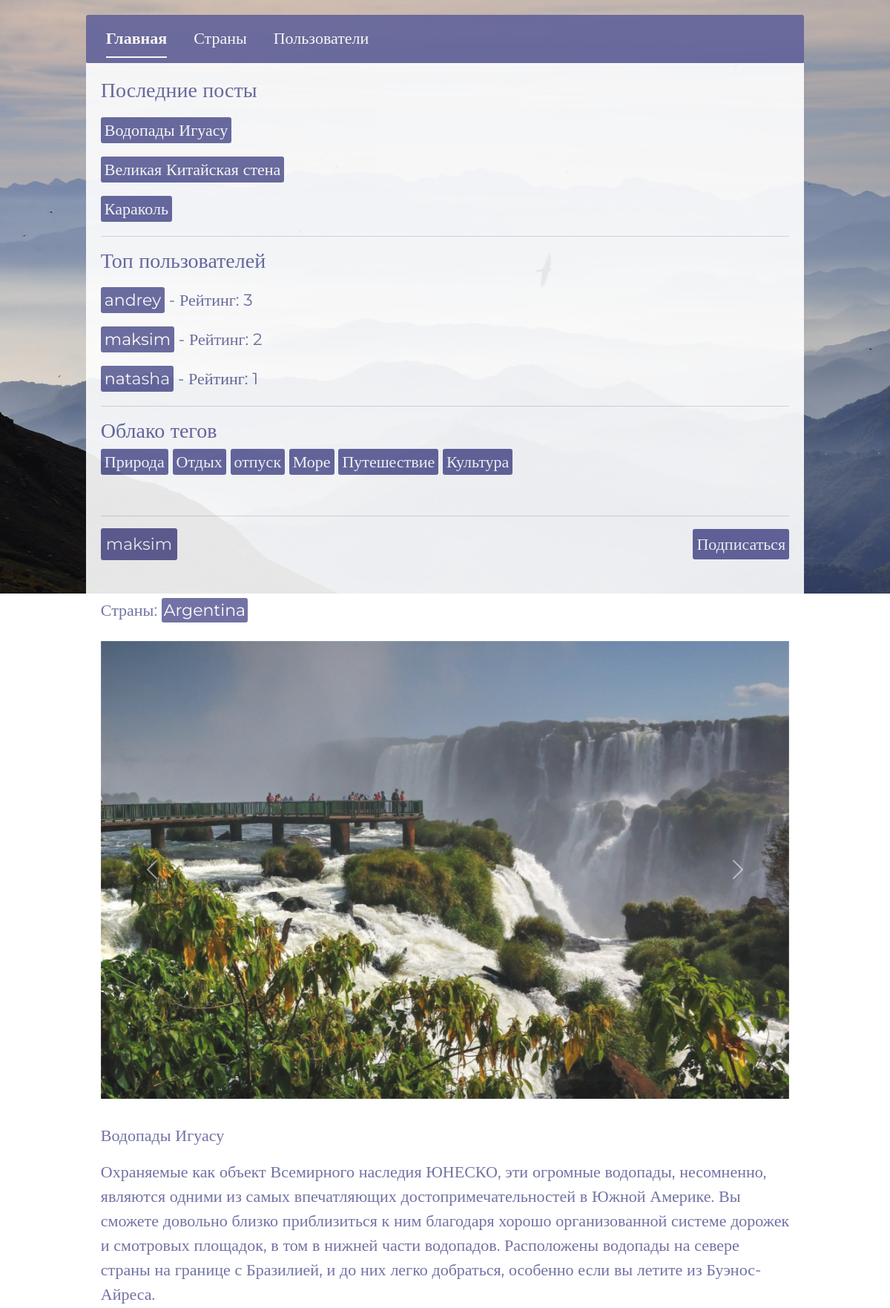
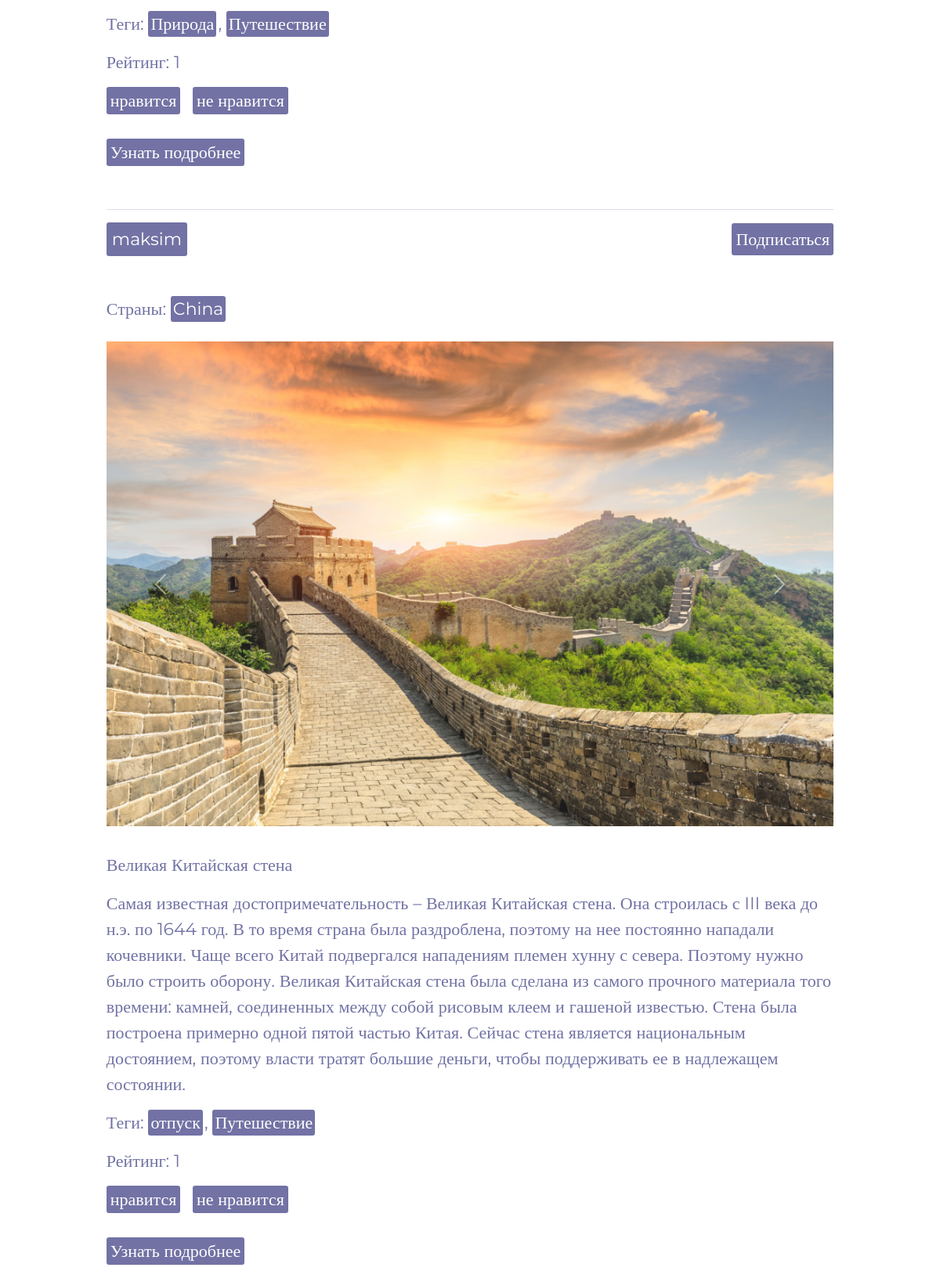
Screenshot of /posts/tag/5/ (signed in, upper part) with the database file from the repository (2 pictures, top to bottom).
### user/models.py (models this page shows, shortened)
class Post(models.Model):
    create_date = models.DateTimeField(auto_now_add=True)
    author = models.ForeignKey(User, on_delete=models.CASCADE,  verbose_name='Автор', blank=False, null=True, related_name='posts')
    countries = models.ManyToManyField(Country, blank=False, verbose_name="Страны")
    subject = models.CharField(max_length=255, blank=False, null=True, verbose_name='Тема')
    body = models.TextField(validators=[MinLengthValidator(3)], blank=False, null=True, verbose_name='Тело поста')
    photos = models.ManyToManyField(Photo, blank=True, verbose_name='Фотографии')
    tags = models.ManyToManyField(Tag, blank=True, verbose_name='Теги')
    rating = models.IntegerField(default=0, verbose_name='Рейтинг')
    last_lifted_at = models.DateTimeField(null=True, blank=True, verbose_name='Последнее время поднятия')
    class Meta:
        verbose_name = 'Пост'
        verbose_name_plural = 'Посты'

class Profile(models.Model):
    user = models.OneToOneField(User, on_delete=models.CASCADE, verbose_name='Пользователь')
    countries_interest = models.ManyToManyField(Country, blank=True, verbose_name="Интересующие страны")
    post_count = models.IntegerField(default=0, verbose_name='Количество постов')
    followers = models.ManyToManyField(User, related_name='following', blank=True, verbose_name='Подписчики')
    followers_count = models.IntegerField(default=0, verbose_name='Количество подписчиков')
    is_create = models.BooleanField(default=True, verbose_name='Создавать посты')
    is_blocked = models.BooleanField(default=False, verbose_name='Заблокирован')
    class Meta:
        verbose_name = 'Профиль'
        verbose_name_plural = 'Профили'

class Tag(models.Model):
    name = models.CharField(max_length=50, verbose_name='Тег')
    class Meta:
        verbose_name = 'Тег'
        verbose_name_plural = 'Теги'

class Photo(models.Model):
    image = models.ImageField(upload_to='post_photos/', validators=[validate_image_size], verbose_name='Фото')
    class Meta:
        verbose_name = 'Фото'
        verbose_name_plural = 'Фотки'

### country/models.py (models this page shows, shortened)
class Country(models.Model):
    name = models.CharField(max_length=255, verbose_name='Название страны')
    top_level_domain = models.CharField(max_length=255, blank=True, verbose_name='Топ-уровневый домен')
    alpha2_code = models.CharField(max_length=255, blank=True, verbose_name='Двухбуквенный код страны')
    alpha3_code = models.CharField(max_length=255, blank=True, verbose_name='Трехбуквенный код страны')
    calling_code = models.CharField(max_length=255, blank=True, verbose_name='Телефонный код')
    capital = models.CharField(max_length=255, blank=True, verbose_name='Столица')
    alt_spellings = models.TextField(blank=True, verbose_name='Альтернативные написания')
    region = models.CharField(max_length=255, blank=True, verbose_name='Регион')
    class Meta:
        verbose_name = 'Страна'
        verbose_name_plural = 'Страны'

### user/views.py (the view)
# urls.py: path('posts/tag/<int:tag_id>/', views.posts_by_tag_view, name='posts_by_tag'),
@login_required
def posts_by_tag_view(request, tag_id):
    cache_key_profile = f"profile_{request.user.id}"
    profile = cache.get(cache_key_profile)
    if not profile:
        profile = Profile.objects.get(user=request.user)
        cache.set(cache_key_profile, profile, timeout=60*5)
    blocked_response = check_user_blocked(profile)
    if blocked_response:
        return blocked_response
    cache_key_tag = f"tag_{tag_id}"
    tag = cache.get(cache_key_tag)
    if not tag:
        tag = get_object_or_404(Tag, id=tag_id)
        cache.set(cache_key_tag, tag, timeout=60*5)
    cache_key_posts = f"tag_posts_{tag_id}"
    posts = cache.get(cache_key_posts)
    if not posts:
        posts = Post.objects.filter(tags=tag).order_by('-create_date')
        cache.set(cache_key_posts, posts, timeout=60*5)
    paginator = Paginator(posts, 10)
    page_number = request.GET.get('page')
    page_obj = paginator.get_page(page_number)
    context = {
        'tag': tag,
        'posts': page_obj,
    }
    return render(request, 'user/posts_by_tag.html', context)

### user/context_processors.py (called while the page is built)
def global_context(request):
    latest_posts = Post.objects.order_by('-create_date')[:3]
    tag_cloud = Tag.objects.all()
    top_users = Profile.objects.annotate(
        posts_count=Count('user__posts'),
        total_rating=Sum('user__posts__rating')
    ).filter(total_rating__gt=0).order_by('-total_rating')[:5]
    return {
        'latest_posts': latest_posts,
        'tag_cloud': tag_cloud,
        'top_users': top_users,
    }

### user/permissions.py (called while the page is built)
def check_user_blocked(profile):
    if profile.is_blocked:
        return HttpResponse("Ваш аккаунт заблокирован. Вы не можете создавать посты.", status=403)
    return None

### templates/user/posts_by_tag.html (shortened to what this page needs)
{% extends 'base.html' %}
{% block extra_css %}
    {% load static %}
    <link rel="stylesheet" href="{% static 'css/posts_by_tag.css' %}">
{% endblock %}
{% block content %}
<div id="wrapper">
    <div id="index-nav">
        <ul class="nav nav-underline">
          <li class="nav-item" id="index-nav-item">
            <a id="index-link" class="nav-link active" aria-current="page" href="{% url 'index'%}">Главная</a>
          </li>
          <li class="nav-item" id="index-nav-item">
            <a id="index-link" class="nav-link" aria-current="page" href="{% url 'country_list_view' %}">Страны</a>
          </li>
          <li class="nav-item" id="index-nav-item">
            <a id="index-link" class="nav-link" href="{% url 'profiles' %}">Пользователи</a>
          </li>
        </ul>
    </div>
    <div id="lenta">
        {% include 'commom_info.html' %}
    </div>
{% if posts %}
    {% for post in posts %}
        <div id="lenta">
            <hr>
            <div id="author">
                <a href="{% url 'profile_detail' post.author.id %}">{{post.author }}</a>
            <div>
            {% if request.user.is_authenticated %}
                {% if post.author != request.user %}
                    {% if post.is_following %}
                        <form action="{% url 'toggle_subscription' post.author.id %}" method="POST">
                            {% csrf_token %}
                            <button type="submit" id="subscription-bth">Отписаться</button>
                        </form>
                    {% else %}
                        <form action="{% url 'toggle_subscription' post.author.id %}" method="POST">
                            <button type="submit" id="subscription-bth">Подписаться</button>
                        </form>
                    {% endif %}
                {% endif %}
            {% endif %}
        </div>
    </div>
    <br>
    <div id="country">
        {% if post.countries.exists %}
            <p>Страны:
                {% for country in post.countries.all %}
                    <a href="{% url 'country_detail' country.id %}">{{ country.name }}</a>{% if not forloop.last %} {% endif %}
                {% endfor %}
            </p>
        {% else %}
            <p>Страны не указаны</p>
        {% endif %}
    </div>
    <div id="post_{{ post.id }}" class="carousel slide" data-bs-ride="carousel">
        <div class="carousel-inner">
            {% if post.photos.exists %}
                {% for photo in post.photos.all %}
                    <div class="carousel-item {% if forloop.first %}active{% endif %}">
                        <img src="{{ photo.image.url }}" class="d-block w-100" alt="photo">
                    </div>
                {% endfor %}
            {% else %}
                <div class="carousel-item active">
                    <img src="" class="d-block w-100" alt="Нет фотографий">
                </div>
            {% endif %}
        </div>
        <button class="carousel-control-prev" type="button" data-bs-target="#post_{{ post.id }}" data-bs-slide="prev">
            <span class="carousel-control-prev-icon" aria-hidden="true"></span>
        </button>
        <button class="carousel-control-next" type="button" data-bs-target="#post_{{ post.id }}" data-bs-slide="next">
            <span class="carousel-control-next-icon" aria-hidden="true"></span>
        </button>
    </div>
    <br>
    <div id="subject">
        <p>
            {{post.subject }}
        </p>
    </div>
    <div id="info-text">
        <p>
            {{post.body }}
        </p>
        </div>
        <div id="teg">
            {% if post.countries.exists %}
                <p>Теги:
                    {% for tag in post.tags.all %}
                    <a href="{% url 'posts_by_tag' tag.id %}">{{ tag.name }}</a>{% if not forloop.last %}, {% endif %}
                    {% endfor %}
                </p>
            {% else %}
                <p>Теги не указаны</p>
            {% endif %}
        </div>
        <div id="rating-{{ post.id }}">
            <p>Рейтинг: <span class="rating-value">{{ post.rating }}</span></p>
            {% if request.user.is_authenticated %}
                {% if post.author != request.user %}
                    <div class="rating-buttons">
                        <a href="#" class="increase-rating" data-post-id="{{ post.id }}">нравится</a>
                        <a href="#" class="decrease-rating" data-post-id="{{ post.id }}">не нравится</a>
                    </div>
                {% endif %}
            {% endif %}
        </div>
        <br>
        <div id="detail-post-link">
            <a href="{% url 'post_detail' post.id %}">Узнать подробнее</a>
        </div>
    </div>
{% endfor %}
{% else %}
    <div id="lenta">
        <p>
            постов с этим тегом ещё нет
        </p>
    </div>
{% endif %}
{% endblock %}

### templates/commom_info.html
<div id="top-info">
    <h3>Последние посты</h3>
    {% for post in latest_posts %}
        <div id="link_posts">
            <a href="{% url 'post_detail' post.id %}">{{post.subject}}</a>
        </div>
    {% endfor %}
    <hr>
    <h3>Топ пользователей</h3>
    {% for user in top_users %}
        <div id="link_users">
            <a href="{% url 'profile_detail' user.user.id %}">{{user.user.username}}</a> - Рейтинг: {{ user.total_rating }}
        </div>
    {% endfor %}
    <hr>
    <h3>Облако тегов</h3>
    {% for tag in tag_cloud %}
        <div id="tags">
            <a href="{% url 'posts_by_tag' tag.id %}">{{tag.name}}</a>
        </div>
    {% endfor %}
</div>

### static/css/base.css (style rules this page uses)
x1html, body, div, span, applet, object, iframe, h1, h2, h3, h4, h5, h6, p, blockquote, pre, a, abbr, acronym, address, big, cite, code, del, dfn, em, img, ins, kbd, q, s, samp, small, strike, strong, sub, sup, tt, var, b, u, i, center, dl, dt, dd, ol, ul, li, fieldset, form, label, legend, table, caption, tbody, tfoot, thead, tr, th, td, article, aside, canvas, details, embed, figure, figcaption, footer, header, hgroup, menu, nav, output, ruby, section, summary, time, mark, audio, video { margin: 0; padding: 0; border: 0; font-size: 100%; font: inherit; vertical-align: baseline; }
body { line-height: 1; }
ol, ul { list-style: none; }
html { box-sizing: border-box; }
*, *::before, *::after { box-sizing: inherit; }
#body { height: auto !important; background-image: url(../img/mountains-3699372_1280.jpg); background-repeat: no-repeat; background-size: cover; font-family: 'Montserrat'; font-size: 22px; font-weight: 400; color:#000000; display: flex; justify-content: center; align-items: center; }
#wrapper { display: flex; flex-direction: column; align-items: center; justify-content: center; margin: 0 auto; padding: 20px; }
#wrapper #index-nav { width: 90%; height: auto; background-color: #62639B; padding: 5px; border-radius: 3px; border: 2px solid #62639B; text-align: center; opacity: 0.9; }
#lenta { width: 90%; background-color: white; opacity: 0.9; padding: 20px; color: #62639B; }
#author { display: flex; justify-content: space-between; align-items: center; margin-bottom: 10px; }
#author a { margin-right: 20px; text-decoration: none; color: white; background-color: #62639B; padding: 3px 5px; border-radius: 3px; border: 2px solid #62639B; }
#index-nav-item { margin-left: 20px; }
#index-link { color: white; }
#subscription-bth { color: white; background-color: #62639B; border: #62639B; padding: 4px 5px; border-radius: 3px; }
.rating-buttons a { color: white; background-color: #62639B; text-decoration: none; padding: 4px 5px; border-radius: 3px; margin-right: 10px; }
#detail-post-link a { text-decoration: none; color: white; background-color: #62639B; padding: 4px 5px; border-radius: 3px; }
#top-info div { margin-top: 20px; margin-bottom: 20px; }
#top-info div a { text-decoration: none; color: white; background-color: #62639B; padding: 4px 5px; border-radius: 3px; }
#top-info #tags { display: inline; }
#country p { line-height: 50px }
#country a { text-decoration: none; color: white; background-color: #62639B; padding: 3px 3px; border-radius: 3px; margin-right: 2px; }
#teg a { text-decoration: none; color: white; background-color: #62639B; padding: 3px 3px; border-radius: 3px; margin-right: 2px; }

### rows the page displays
Post: subject "Водопады Игуасу", author "maksim", shows "Подписаться", body "Охраняемые как объект Всемирного наследия ЮНЕСКО, эти огромные водопады, несомненно, являются одними из самых впечатляющих достопримечательностей в Южной Америке. Вы сможете довольно близко приблизиться к ним благодаря хорошо организованной системе дорожек и смотровых площадок, в том в нижней части водопадов. Расположены водопады на севере страны на границе с Бразилией, и до них легко добраться, особенно если вы летите из Буэнос-Айреса.", rating "1"
Post: subject "Великая Китайская стена", author "maksim", shows "Подписаться", body "Самая известная достопримечательность – Великая Китайская стена. Она строилась с III века до н.э. по 1644 год. В то время страна была раздроблена, поэтому на нее постоянно нападали кочевники. Чаще всего Китай подвергался нападениям племен хунну с севера. Поэтому нужно было строить оборону. Великая Китайская стена была сделана из самого прочного материала того времени: камней, соединенных между собой рисовым клеем и гашеной известью. Стена была построена примерно одной пятой частью Китая. Сейчас стена является национальным достоянием, поэтому власти тратят большие деньги, чтобы поддерживать ее в надлежащем состоянии.", rating "1"
Post: subject "Караколь"
Profile: user.username "andrey", total_rating "3"
Profile: user.username "maksim", total_rating "2"
Profile: user.username "natasha", total_rating "1"
Tag: name "Природа"
Tag: name "Отдых"
Tag: name "отпуск"
Tag: name "Море"
Tag: name "Путешествие"
Tag: name "Культура"
Country: name "Argentina"
Photo: image (picture)
Country: name "China"
Photo: image (picture)
